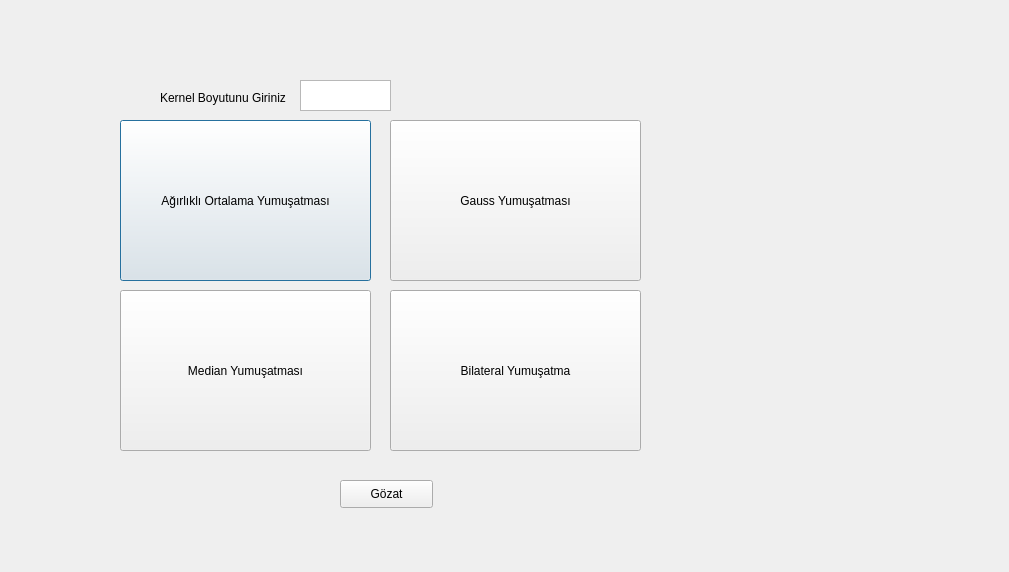
<?xml version="1.0" encoding="UTF-8"?>
<ui version="4.0">
 <class>Dialog</class>
 <widget class="QDialog" name="Dialog">
  <property name="geometry">
   <rect>
    <x>0</x>
    <y>0</y>
    <width>1009</width>
    <height>572</height>
   </rect>
  </property>
  <property name="windowTitle">
   <string>Dialog</string>
  </property>
  <widget class="QPushButton" name="btn1">
   <property name="geometry">
    <rect>
     <x>120</x>
     <y>120</y>
     <width>251</width>
     <height>161</height>
    </rect>
   </property>
   <property name="text">
    <string>Ağırlıklı Ortalama Yumuşatması</string>
   </property>
  </widget>
  <widget class="QPushButton" name="btn2">
   <property name="geometry">
    <rect>
     <x>390</x>
     <y>120</y>
     <width>251</width>
     <height>161</height>
    </rect>
   </property>
   <property name="text">
    <string>Gauss Yumuşatması</string>
   </property>
  </widget>
  <widget class="QPushButton" name="btn3">
   <property name="geometry">
    <rect>
     <x>120</x>
     <y>290</y>
     <width>251</width>
     <height>161</height>
    </rect>
   </property>
   <property name="text">
    <string>Median Yumuşatması</string>
   </property>
  </widget>
  <widget class="QPushButton" name="btn4">
   <property name="geometry">
    <rect>
     <x>390</x>
     <y>290</y>
     <width>251</width>
     <height>161</height>
    </rect>
   </property>
   <property name="text">
    <string>Bilateral Yumuşatma</string>
   </property>
  </widget>
  <widget class="QPushButton" name="gozat">
   <property name="geometry">
    <rect>
     <x>340</x>
     <y>480</y>
     <width>93</width>
     <height>28</height>
    </rect>
   </property>
   <property name="text">
    <string>Gözat</string>
   </property>
  </widget>
  <widget class="QLabel" name="resim">
   <property name="geometry">
    <rect>
     <x>700</x>
     <y>150</y>
     <width>181</width>
     <height>261</height>
    </rect>
   </property>
   <property name="text">
    <string/>
   </property>
  </widget>
  <widget class="QLabel" name="label">
   <property name="geometry">
    <rect>
     <x>160</x>
     <y>90</y>
     <width>161</width>
     <height>16</height>
    </rect>
   </property>
   <property name="text">
    <string>Kernel Boyutunu Giriniz</string>
   </property>
  </widget>
  <widget class="QTextEdit" name="tEditKernel">
   <property name="geometry">
    <rect>
     <x>300</x>
     <y>80</y>
     <width>91</width>
     <height>31</height>
    </rect>
   </property>
  </widget>
 </widget>
 <resources/>
 <connections/>
</ui>
